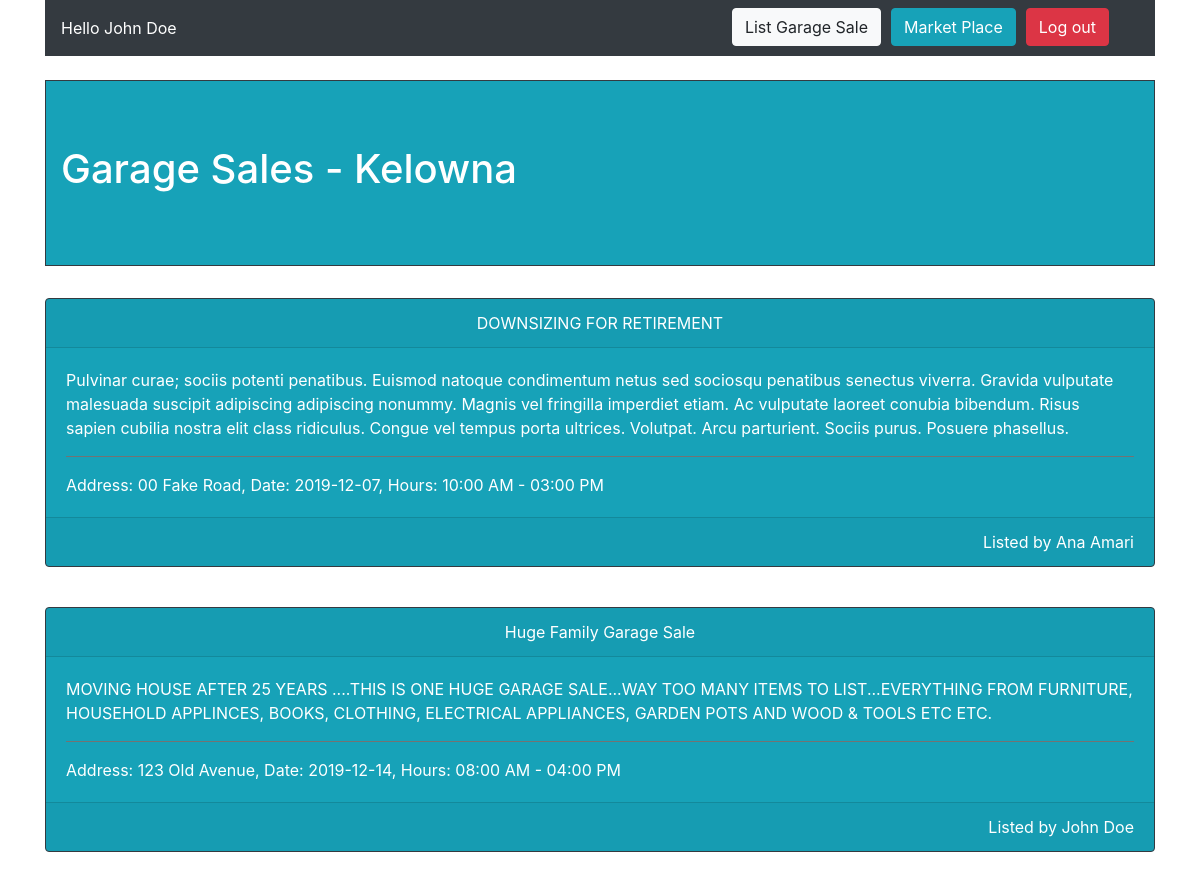
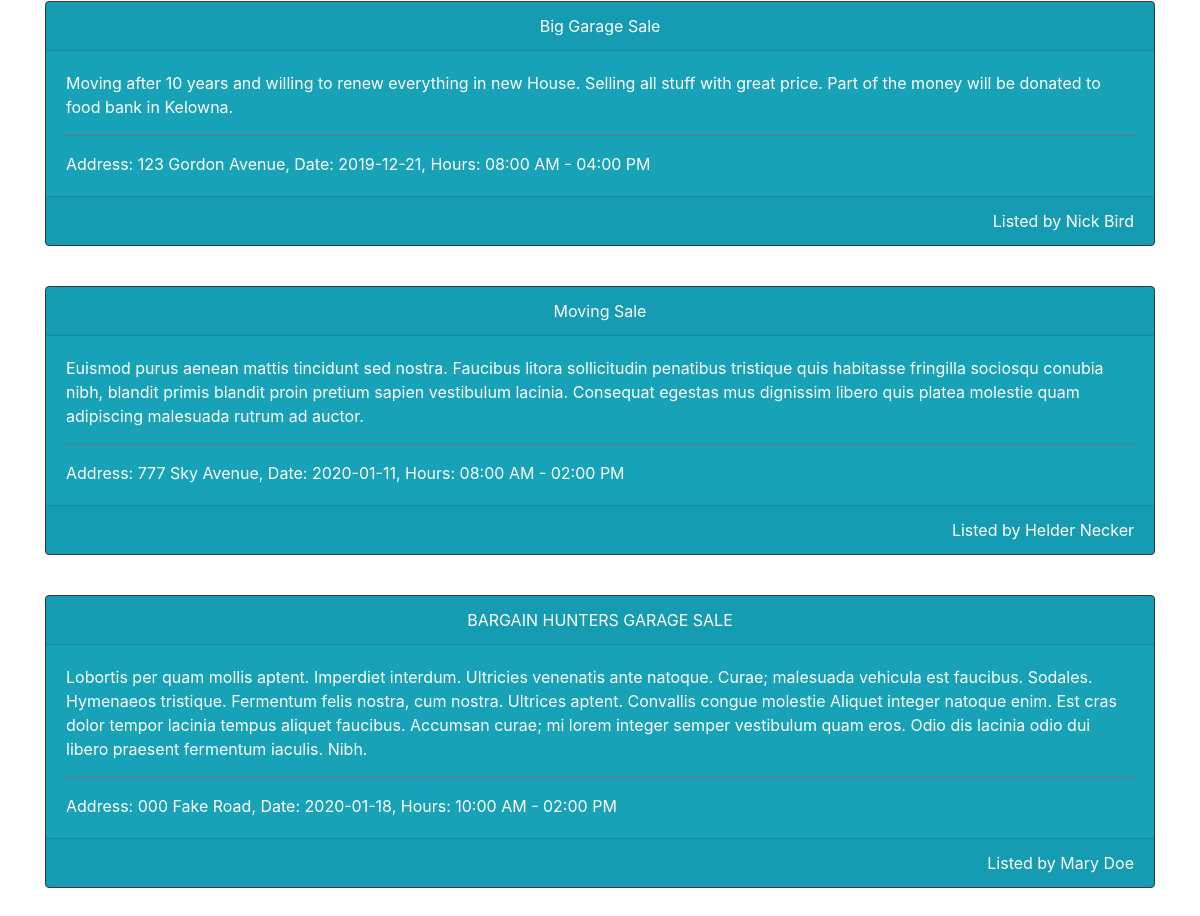
Screenshot of /home.php (signed in) with the database file from the repository (2 pictures, top to bottom).
### tables this page shows
CREATE TABLE `garage` (
  `id` int(11) NOT NULL,
  `user_id` int(11) DEFAULT NULL,
  `title` varchar(30) DEFAULT NULL,
  `description` varchar(1000) DEFAULT NULL,
  `address` varchar(50) DEFAULT NULL,
  `date` date DEFAULT NULL,
  `start_hour` varchar(8) NOT NULL,
  `end_hour` varchar(8) NOT NULL
);

CREATE TABLE `users` (
  `id` int(11) NOT NULL,
  `f_name` varchar(15) NOT NULL,
  `l_name` varchar(15) NOT NULL,
  `email` varchar(50) NOT NULL,
  `password` varchar(1000) NOT NULL
);

### home.php (the view, shortened to what this page needs)
<?php
$user = $_SESSION["user"];
$mysqli = mysqli_connect("localhost", "cs213user", "letmein", "project");
?>
<head>
    <link rel="stylesheet" href="https://stackpath.bootstrapcdn.com/bootstrap/4.3.1/css/bootstrap.min.css"
>
</head>
<body>
    <div class="container">
        <nav class="navbar navbar-expand-lg navbar-light bg-dark">
            <div class="row w-100">
                <div class="col-6">
                    <span class="navbar-text text-white"> Hello <?php echo $user; ?></span>
                </div>
                <div class="col-6">
                    <ul class="navbar-nav mr-auto" style="float: right;">
                        <li style="margin-right: 10px;" class="nav-item"><a href="create_garage.php" class="btn btn-light">List Garage Sale</a></li>
                        <li style="margin-right: 10px;"class="nav-item"><a href="market_home.php" class="btn btn-info">Market Place</a></li>
                        <li class="nav-item"><a href="index.php" class="btn btn-danger">Log out</a></li>
                    </ul>
                </div>
            </div>
        </nav><br>
        <div class="jumbotron jumbotron-fluid bg-info text-white border border-dark">
            <div class="container">
                <h1 class="display-5">Garage Sales - Kelowna</h1>
            </div>
        </div>
<?php
$sql = "SELECT * FROM users inner join garage on users.id = garage.user_id ORDER BY date ASC";
$result = mysqli_query($mysqli, $sql);
while ($info = mysqli_fetch_array($result)) {
    $title = $info['title'];
    $description = $info['description'];
    $address = $info['address'];
    $date = $info['date'];
    $user_name = $info['f_name']." ".$info['l_name'];
    $hours = $info['start_hour']." - ".$info['end_hour'];
    $listing_block = ""
            . "<div class=\"card text-center border border-dark text-white bg-info mb-3\">"
                . "<div class=\"card-header\">$title</div>"
                . "<div class=\"card-body\">"
                    . "<p class=\"card-text text-left\">$description</p>"
                    . "<hr size=\"10\" noshade>"
                    . "<p class=\"card-text text-left\">Address: $address, Date: $date, Hours: $hours</p>"
                . "</div>"
                . "<div class=\"card-footer\">"
                    . "<p class=\"text-right card-text\">Listed by $user_name</p>"
                . "</div>"
            . "</div>";
    echo $listing_block;
    echo "<br>";
}
?>
</div>
</body>

### rows the page displays
garage: title "DOWNSIZING FOR RETIREMENT", description "Pulvinar curae; sociis potenti penatibus. Euismod natoque condimentum netus sed sociosqu penatibus senectus viverra. Gravida vulputate malesuada suscipit adipiscing adipiscing nonummy. Magnis vel fringilla imperdiet etiam. Ac vulputate laoreet conubia bibendum. Risus sapien cubilia nostra elit class ridiculus. Congue vel tempus porta ultrices. Volutpat. Arcu parturient. Sociis purus. Posuere phasellus.", address "00 Fake Road", date "2019-12-07", hours "10:00 AM - 03:00 PM", user.l_name "Ana Amari"
garage: title "Huge Family Garage Sale", description "MOVING HOUSE AFTER 25 YEARS ....THIS IS ONE HUGE GARAGE SALE...WAY TOO MANY ITEMS TO LIST...EVERYTHING FROM FURNITURE, HOUSEHOLD APPLINCES, BOOKS, CLOTHING, ELECTRICAL APPLIANCES, GARDEN POTS AND WOOD & TOOLS ETC ETC.", address "123 Old Avenue", date "2019-12-14", hours "08:00 AM - 04:00 PM", user.l_name "John Doe"
garage: title "Big Garage Sale", description "Moving after 10 years and willing to renew everything in new House. Selling all stuff with great price. Part of the money will be donated to food bank in Kelowna.", address "123 Gordon Avenue", date "2019-12-21", hours "08:00 AM - 04:00 PM", user.l_name "Nick Bird"
garage: title "Moving Sale", description "Euismod purus aenean mattis tincidunt sed nostra. Faucibus litora sollicitudin penatibus tristique quis habitasse fringilla sociosqu conubia nibh, blandit primis blandit proin pretium sapien vestibulum lacinia. Consequat egestas mus dignissim libero quis platea molestie quam adipiscing malesuada rutrum ad auctor.", address "777 Sky Avenue", date "2020-01-11", hours "08:00 AM - 02:00 PM", user.l_name "Helder Necker"
garage: title "BARGAIN HUNTERS GARAGE SALE", description "Lobortis per quam mollis aptent. Imperdiet interdum. Ultricies venenatis ante natoque. Curae; malesuada vehicula est faucibus. Sodales. Hymenaeos tristique. Fermentum felis nostra, cum nostra. Ultrices aptent. Convallis congue molestie Aliquet integer natoque enim. Est cras dolor tempor lacinia tempus aliquet faucibus. Accumsan curae; mi lorem integer semper vestibulum quam eros. Odio dis lacinia odio dui libero praesent fermentum iaculis. Nibh.", address "000 Fake Road", date "2020-01-18", hours "10:00 AM - 02:00 PM", user.l_name "Mary Doe"

### other values shown
$user "John Doe"
